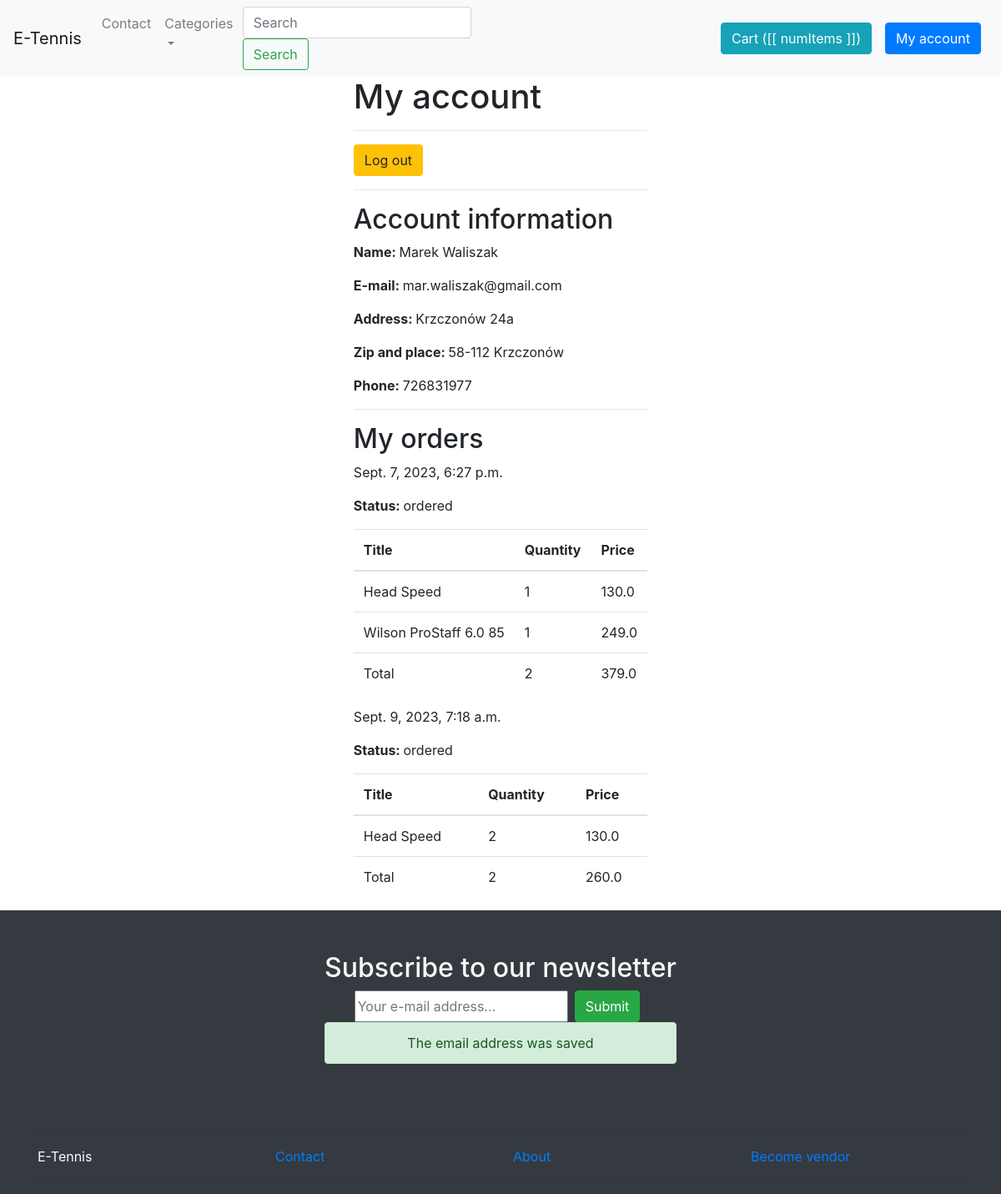
Page /myaccount/ (signed in) on the committed database.
### userprofile/models.py (models this page shows, shortened)
class Userprofile(models.Model):
    user = models.OneToOneField(User, related_name='userprofile', on_delete=models.CASCADE)
    address = models.CharField(max_length=255, blank=True, null=True)
    zipcode = models.CharField(max_length=255, blank=True, null=True)
    place = models.CharField(max_length=255, blank=True, null=True)
    phone = models.CharField(max_length=255, blank=True, null=True)

### order/models.py (models this page shows, shortened)
class Order(models.Model):
    ORDERED = 'ordered'
    SHIPPED = 'shipped'
    ARRIVED = 'arrived'
    STATUS_CHOICES = (
        (ORDERED, 'Ordered'),
        (SHIPPED, 'Shipped'),
        (ARRIVED, 'Arrived')
    )
    user = models.ForeignKey(User, related_name='orders', on_delete=models.SET_NULL, blank=True, null=True)
    first_name = models.CharField(max_length=100)
    last_name = models.CharField(max_length=100)
    email = models.CharField(max_length=100)
    address = models.CharField(max_length=100)
    zipcode = models.CharField(max_length=100)
    place = models.CharField(max_length=100)
    phone = models.CharField(max_length=100, default='')
    created_at = models.DateTimeField(auto_now_add=True)
    paid = models.BooleanField(default=False)
    paid_amount = models.FloatField(blank=True, null=True)
    used_coupon = models.CharField(max_length=50, blank=True, null=True)
    payment_intent = models.CharField(max_length=255, default='')
    shipped_date = models.DateTimeField(blank=True, null=True)
    status = models.CharField(max_length=20, choices=STATUS_CHOICES, default=ORDERED)
    def get_total_quantity(self):
        return sum(int(item.quantity) for item in self.items.all())

class OrderItem(models.Model):
    order = models.ForeignKey(Order, related_name='items', on_delete=models.CASCADE)
    product = models.ForeignKey(Product, related_name='items', on_delete=models.CASCADE)
    price = models.FloatField()
    quantity = models.IntegerField(default=1)

### eshop/models.py (models this page shows, shortened)
class Product(models.Model):
    category = models.ForeignKey(Category, related_name='products', on_delete=models.CASCADE)
    parent = models.ForeignKey('self', related_name='variants', on_delete=models.CASCADE, blank=True, null=True)
    title = models.CharField(max_length=255)
    slug = models.SlugField(max_length=255)
    description = models.TextField(blank=True, null=True)
    price = models.FloatField()
    is_featured = models.BooleanField(default=False)
    num_available = models.IntegerField(default=1)
    num_visits = models.IntegerField(default=0)
    last_visit = models.DateTimeField(blank=True, null=True)
    image = models.ImageField(upload_to='uploads/', blank=True, null=True)
    thumbnail = models.ImageField(upload_to='uploads/', blank=True, null=True)
    date_added = models.DateTimeField(auto_now_add=True)
    class Meta:
        ordering = ('-date_added',)

### userprofile/views.py (the view)
# urls.py: path('myaccount/', myaccount, name='myaccount'),
@login_required
def myaccount(request):
    return render(request, 'myaccount.html')

### cart/cart.py (called while the page is built)
    def __iter__(self):
        product_ids = self.cart.keys()
        product_clean_ids = []
        for p in product_ids:
            product_clean_ids.append(p)
            self.cart[str(p)]['product'] = Product.objects.get(pk=p)
        for item in self.cart.values():
            item['total_price'] = float(item['price']) * int(item['quantity'])
            yield item

    def get_total_length(self):
        return sum(int(item['quantity']) for item in self.cart.values())

    def get_total_cost(self):
        return sum(float(item['total_price']) for item in self)

### cart/context_processors.py (called while the page is built)
def cart(request):
    return {'cart': Cart(request)}

### eshop/context_processors.py (called while the page is built)
def menu_categories(request):
    categories = Category.objects.filter(parent=None)
    return {'menu_categories': categories}

### templates/myaccount.html
{% extends 'base.html' %}
{% block content %}
    <h1 class="title">My account</h1>
    <hr>
    <a href="{% url 'logout' %}">
        <button class="btn btn-warning">Log out</button>
    </a>
    <hr>
    <h2 class="subtitle">Account information</h2>
    <p><strong>Name: </strong>{{ request.user.get_full_name }}</p>
    <p><strong>E-mail: </strong>{{ request.user.email }}</p>
    <p><strong>Address: </strong>{{ request.user.userprofile.address }}</p>
    <p><strong>Zip and place: </strong>{{ request.user.userprofile.zipcode }} {{ request.user.userprofile.place }}</p>
    <p><strong>Phone: </strong>{{ request.user.userprofile.phone }}</p>
    <hr>
    <h2 class="subtitle">My orders</h2>
    {% for order in request.user.orders.all %}
        <article class="message is-light">
            <div class="message-header">
                <p>{{ order.created_at }}</p>
                <p><strong>Status: </strong>{{ order.status }}</p>
            </div>
            <div class="message-body">
                <table class="table is-striped is-fullwidth">
                    <thead>
                    <tr>
                        <th>Title</th>
                        <th>Quantity</th>
                        <th>Price</th>
                    </tr>
                    </thead>
                    <tbody>
                    {% for item in order.items.all %}
                        <tr>
                            <td>{{ item.product.title }}</td>
                            <td>{{ item.quantity }}</td>
                            <td>{{ item.price }}</td>
                        </tr>
                    {% endfor %}
                    </tbody>
                    <tfoot>
                    <tr>
                        <td>Total</td>
                        <td>{{ order.get_total_quantity }}</td>
                        <td>{{ order.paid_amount }}</td>
                    </tr>
                    </tfoot>
                </table>
            </div>
        </article>
    {% empty %}
        <p>You don't have any order yet...</p>
    {% endfor %}
{% endblock %}

### eshop/static/css/main.css (style rules this page uses)
body { min-height: 100vh; display: flex; flex-direction: column; }

### rows in the picture
Order: created_at "Sept. 7, 2023, 6:27 p.m.", status "ordered", get_total_quantity "2", paid_amount "379.0"
OrderItem: product "Head Speed", quantity "1", price "130.0"
OrderItem: product "Wilson ProStaff 6.0 85", quantity "1", price "249.0"
Order: created_at "Sept. 9, 2023, 7:18 a.m.", status "ordered", get_total_quantity "2", paid_amount "260.0"
OrderItem: product "Head Speed", quantity "2", price "130.0"

### other values in the picture
{{ request.user.get_full_name }} "Marek Waliszak"
{{ request.user.email }} "mar.waliszak@gmail.com"
{{ request.user.userprofile.address }} "Krzczonów 24a"
{{ request.user.userprofile.zipcode }} "58-112"
{{ request.user.userprofile.place }} "Krzczonów"
{{ request.user.userprofile.phone }} "726831977"
